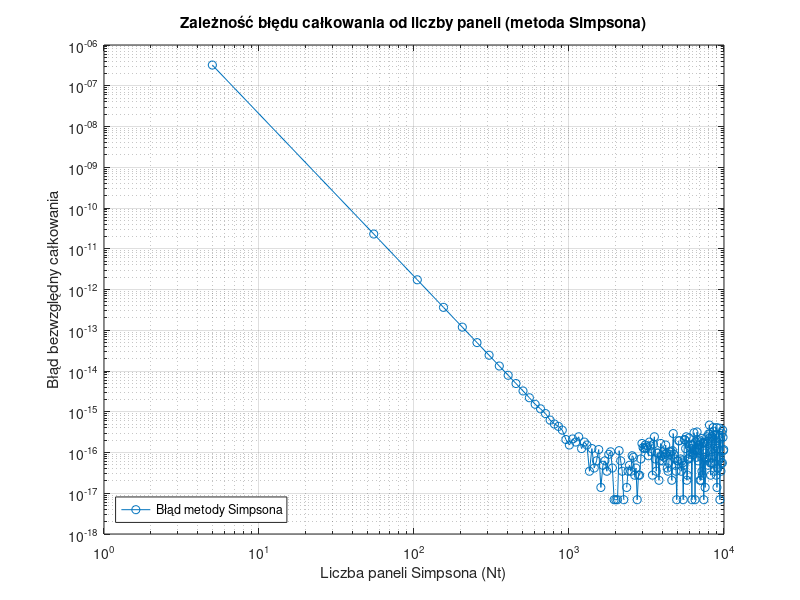

MATLAB code for this plot:
function [ft_5, integral_1000, Nt, integration_error] = simpson_rule_accuracy_evaluation()
    % Funkcja służy do numerycznego obliczania całki oznaczonej metodą Simpsona
    % z funkcji gęstości prawdopodobieństwa awarii urządzenia elektronicznego.
    % Jej celem jest porównanie dokładności obliczeń
    % w zależności od liczby zastosowanych podprzedziałów całkowania.
    %
    % ft_5 – wartość funkcji gęstości prawdopodobieństwa obliczona dla t = 5.
    %
    % integral_1000 – przybliżona wartość całki oznaczonej na przedziale [0, 5]
    %   wyznaczona metodą Simpsona dla liczby podprzedziałów wynoszącej 1000.
    %   Tutaj "liczba podprzedziałów" jest interpretowana jako N_elementary (h-steps).
    %
    % integration_error – wektor zawierający błędy bezwzględne numerycznego
    %   wyznaczenia wartości całki oznaczonej.
    %
    % Nt – wektor wierszowy zawierający liczby "podprzedziałów całkowania" (paneli Simpsona, k).

    reference_value = 0.0473612919396179;

    ft_5 = failure_density_function(5);
    
    N_elementary_for_integral_1000 = 1000; 
    x_points_for_integral_1000 = linspace(0, 5, N_elementary_for_integral_1000 + 1);
    integral_1000 = simpson_rule(x_points_for_integral_1000);

    Nt = 5:50:10^4;
    num_evaluations = length(Nt);
    integration_error = zeros(1, num_evaluations); % Prealokacja wektora błędów

    integration_domain_a = 0;
    integration_domain_b = 5;

    for i = 1:num_evaluations
        k_panels_current = Nt(i); 
        
        N_elementary_current = 2 * k_panels_current; 
        
        % Generowanie węzłów dla N_elementary_current podprzedziałów h.
        current_x_points = linspace(integration_domain_a, integration_domain_b, N_elementary_current + 1);
        
        % Wywołanie funkcji simpson_rule, która oczekuje parzystej liczby elementarnych podprzedziałów.
        integral_approximation_current = simpson_rule(current_x_points);
        
        integration_error(i) = abs(integral_approximation_current - reference_value);
    end

    % Generowanie wykresu
    figure;
    loglog(Nt, integration_error, '-o');
    xlabel('Liczba paneli Simpsona (Nt)'); % Oś X to liczba paneli k
    ylabel('Błąd bezwzględny całkowania');
    title('Zależność błędu całkowania od liczby paneli (metoda Simpsona)');
    grid on;
    legend('Błąd metody Simpsona', 'Location', 'southwest');

    % Zapisanie wykresu do pliku
    saveas(gcf, 'zadanie3.png');
end

function integral_approximation = simpson_rule(x_domain_points)
    N_elementary_steps = length(x_domain_points) - 1; % Liczba elementarnych podprzedziałów 'N'

    if N_elementary_steps < 1 
        integral_approximation = 0;
        return;
    end

    if mod(N_elementary_steps, 2) ~= 0
        error('Metoda Simpsona (wzór 1/3) wymaga parzystej liczby elementarnych podprzedziałów (N).');
    end
    
    h = (x_domain_points(end) - x_domain_points(1)) / N_elementary_steps; 
    
    y_values = failure_density_function(x_domain_points);
    
    current_sum = y_values(1) + y_values(end);
    
    for j = 2:2:N_elementary_steps
        current_sum = current_sum + 4 * y_values(j);
    end
    
   
    if N_elementary_steps > 2
        for j = 3:2:(N_elementary_steps-1)
            current_sum = current_sum + 2 * y_values(j);
        end
    end
    
    integral_approximation = (h / 3) * current_sum;
end

function ft = failure_density_function(t)
    mu = 10;    % Średnia wartość
    sigma = 3;  % Odchylenie standardowe
    
    coefficient = 1 / (sigma * sqrt(2 * pi));
    exponent_numerator = -(t - mu).^2; 
    exponent_denominator = 2 * sigma^2;
    exponent = exponent_numerator / exponent_denominator; 
    
    ft = coefficient * exp(exponent);
end